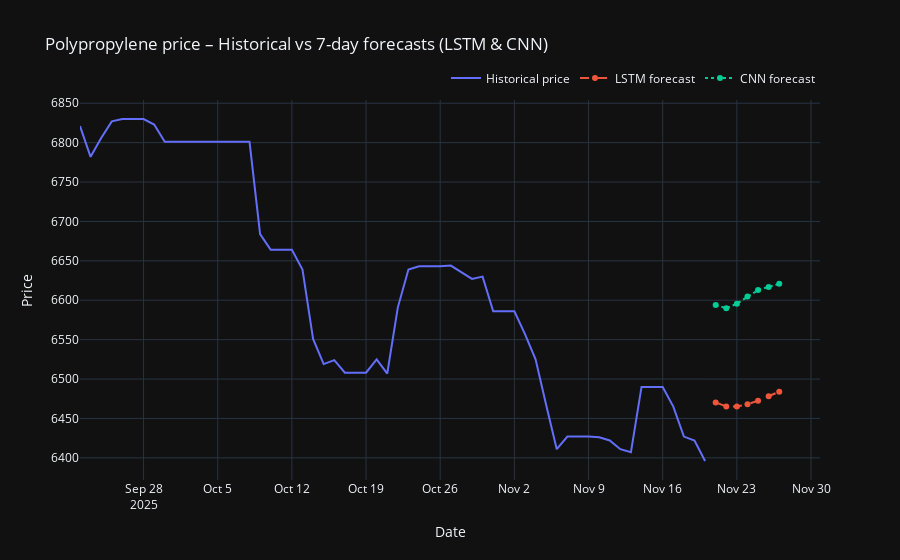

The notebook cell this image was saved under:
### Code cell
import plotly.graph_objects as go

# --- Datos históricos: puedes ajustar cuántos días ver ---
history_days = 60  # cambia este valor si quieres ver más/menos
history_slice = df.iloc[-history_days:]
#history_slice = df

# --- Crear figura ---
fig = go.Figure()

# 1) Serie histórica
fig.add_trace(
    go.Scatter(
        x=history_slice.index,
        y=history_slice["Precio"],
        mode="lines",
        name="Historical price",
        line=dict(width=2)
    )
)

# 2) Predicción LSTM
fig.add_trace(
    go.Scatter(
        x=forecast_df.index,
        y=forecast_df["LSTM_price"],
        mode="lines+markers",
        name="LSTM forecast",
        line=dict(dash="dash"),
        marker=dict(size=6)
    )
)

# 3) Predicción CNN
fig.add_trace(
    go.Scatter(
        x=forecast_df.index,
        y=forecast_df["CNN_price"],
        mode="lines+markers",
        name="CNN forecast",
        line=dict(dash="dot"),
        marker=dict(size=6)
    )
)

# --- Layout / estilo ---
fig.update_layout(
    title="Polypropylene price – Historical vs 7-day forecasts (LSTM & CNN)",
    xaxis_title="Date",
    yaxis_title="Price",
    template="plotly_dark",
    hovermode="x unified",
    legend=dict(
        orientation="h",
        yanchor="bottom",
        y=1.02,
        xanchor="right",
        x=1
    )
)

fig.show()
